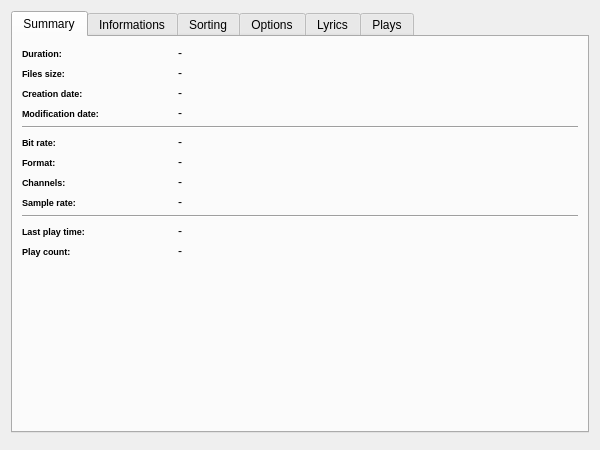
<?xml version="1.0" encoding="UTF-8"?>
<ui version="4.0">
 <class>DialogEditSongs</class>
 <widget class="QDialog" name="DialogEditSongs">
  <property name="windowModality">
   <enum>Qt::WindowModal</enum>
  </property>
  <property name="geometry">
   <rect>
    <x>0</x>
    <y>0</y>
    <width>600</width>
    <height>450</height>
   </rect>
  </property>
  <property name="minimumSize">
   <size>
    <width>500</width>
    <height>400</height>
   </size>
  </property>
  <property name="windowTitle">
   <string>Songs infos</string>
  </property>
  <layout class="QGridLayout" name="layoutDialog">
   <item row="0" column="0">
    <widget class="QTabWidget" name="tabWidget">
     <property name="currentIndex">
      <number>0</number>
     </property>
     <widget class="QWidget" name="tabSummary">
      <attribute name="title">
       <string>Summary</string>
      </attribute>
      <layout class="QVBoxLayout" name="verticalLayout">
       <item>
        <layout class="QGridLayout" name="gridLayout" columnstretch="0,1" columnminimumwidth="150,0">
         <item row="10" column="1">
          <widget class="QLabel" name="valueLastPlayTime">
           <property name="text">
            <string notr="true">-</string>
           </property>
          </widget>
         </item>
         <item row="4" column="0" colspan="2">
          <widget class="Line" name="line">
           <property name="orientation">
            <enum>Qt::Horizontal</enum>
           </property>
          </widget>
         </item>
         <item row="6" column="1">
          <widget class="QLabel" name="valueFormat">
           <property name="text">
            <string notr="true">-</string>
           </property>
          </widget>
         </item>
         <item row="8" column="0">
          <widget class="QLabel" name="lblSampleRate">
           <property name="font">
            <font>
             <pointsize>7</pointsize>
             <weight>75</weight>
             <bold>true</bold>
            </font>
           </property>
           <property name="text">
            <string>Sample rate:</string>
           </property>
          </widget>
         </item>
         <item row="8" column="1">
          <widget class="QLabel" name="valueSampleRate">
           <property name="text">
            <string notr="true">-</string>
           </property>
          </widget>
         </item>
         <item row="9" column="0" colspan="2">
          <widget class="Line" name="line_2">
           <property name="orientation">
            <enum>Qt::Horizontal</enum>
           </property>
          </widget>
         </item>
         <item row="11" column="0">
          <widget class="QLabel" name="lblPlayCount">
           <property name="font">
            <font>
             <pointsize>7</pointsize>
             <weight>75</weight>
             <bold>true</bold>
            </font>
           </property>
           <property name="text">
            <string>Play count:</string>
           </property>
          </widget>
         </item>
         <item row="3" column="1">
          <widget class="QLabel" name="valueModification">
           <property name="text">
            <string notr="true">-</string>
           </property>
          </widget>
         </item>
         <item row="2" column="1">
          <widget class="QLabel" name="valueCreation">
           <property name="text">
            <string notr="true">-</string>
           </property>
          </widget>
         </item>
         <item row="5" column="1">
          <widget class="QLabel" name="valueBitRate">
           <property name="text">
            <string notr="true">-</string>
           </property>
          </widget>
         </item>
         <item row="3" column="0">
          <widget class="QLabel" name="lblModification">
           <property name="font">
            <font>
             <pointsize>7</pointsize>
             <weight>75</weight>
             <bold>true</bold>
            </font>
           </property>
           <property name="text">
            <string>Modification date:</string>
           </property>
          </widget>
         </item>
         <item row="7" column="0">
          <widget class="QLabel" name="lblChannels">
           <property name="font">
            <font>
             <pointsize>7</pointsize>
             <weight>75</weight>
             <bold>true</bold>
            </font>
           </property>
           <property name="text">
            <string>Channels:</string>
           </property>
          </widget>
         </item>
         <item row="2" column="0">
          <widget class="QLabel" name="lblCreation">
           <property name="font">
            <font>
             <pointsize>7</pointsize>
             <weight>75</weight>
             <bold>true</bold>
            </font>
           </property>
           <property name="text">
            <string>Creation date:</string>
           </property>
          </widget>
         </item>
         <item row="5" column="0">
          <widget class="QLabel" name="lblBitRate">
           <property name="font">
            <font>
             <pointsize>7</pointsize>
             <weight>75</weight>
             <bold>true</bold>
            </font>
           </property>
           <property name="text">
            <string>Bit rate:</string>
           </property>
          </widget>
         </item>
         <item row="1" column="0">
          <widget class="QLabel" name="lblFilesSize">
           <property name="font">
            <font>
             <pointsize>7</pointsize>
             <weight>75</weight>
             <bold>true</bold>
            </font>
           </property>
           <property name="text">
            <string>Files size:</string>
           </property>
          </widget>
         </item>
         <item row="10" column="0">
          <widget class="QLabel" name="lblLastPlayTime">
           <property name="font">
            <font>
             <pointsize>7</pointsize>
             <weight>75</weight>
             <bold>true</bold>
            </font>
           </property>
           <property name="text">
            <string>Last play time:</string>
           </property>
          </widget>
         </item>
         <item row="7" column="1">
          <widget class="QLabel" name="valueChannels">
           <property name="text">
            <string notr="true">-</string>
           </property>
          </widget>
         </item>
         <item row="11" column="1">
          <widget class="QLabel" name="valuePlayCount">
           <property name="text">
            <string notr="true">-</string>
           </property>
          </widget>
         </item>
         <item row="1" column="1">
          <widget class="QLabel" name="valueFilesSize">
           <property name="text">
            <string notr="true">-</string>
           </property>
          </widget>
         </item>
         <item row="6" column="0">
          <widget class="QLabel" name="lblFormat">
           <property name="font">
            <font>
             <pointsize>7</pointsize>
             <weight>75</weight>
             <bold>true</bold>
            </font>
           </property>
           <property name="text">
            <string>Format:</string>
           </property>
          </widget>
         </item>
         <item row="0" column="0">
          <widget class="QLabel" name="lblDuration">
           <property name="font">
            <font>
             <pointsize>7</pointsize>
             <weight>75</weight>
             <bold>true</bold>
            </font>
           </property>
           <property name="text">
            <string>Duration:</string>
           </property>
          </widget>
         </item>
         <item row="0" column="1">
          <widget class="QLabel" name="valueDuration">
           <property name="text">
            <string notr="true">-</string>
           </property>
          </widget>
         </item>
        </layout>
       </item>
       <item>
        <spacer name="verticalSpacer">
         <property name="orientation">
          <enum>Qt::Vertical</enum>
         </property>
         <property name="sizeHint" stdset="0">
          <size>
           <width>10</width>
           <height>20</height>
          </size>
         </property>
        </spacer>
       </item>
      </layout>
     </widget>
     <widget class="QWidget" name="tabInfos">
      <attribute name="title">
       <string>Informations</string>
      </attribute>
      <layout class="QGridLayout" name="layoutInfos">
       <property name="verticalSpacing">
        <number>3</number>
       </property>
       <item row="10" column="0">
        <widget class="QCheckBox" name="chComposer">
         <property name="text">
          <string notr="true"/>
         </property>
        </widget>
       </item>
       <item row="12" column="0">
        <widget class="QCheckBox" name="chComments">
         <property name="text">
          <string notr="true"/>
         </property>
        </widget>
       </item>
       <item row="4" column="6">
        <widget class="QLineEdit" name="editTrackCount">
         <property name="maximumSize">
          <size>
           <width>35</width>
           <height>16777215</height>
          </size>
         </property>
         <property name="text">
          <string notr="true"/>
         </property>
         <property name="maxLength">
          <number>3</number>
         </property>
        </widget>
       </item>
       <item row="3" column="3" colspan="4">
        <widget class="QLabel" name="lblTrackNumber">
         <property name="font">
          <font>
           <pointsize>7</pointsize>
           <weight>75</weight>
           <bold>true</bold>
          </font>
         </property>
         <property name="text">
          <string>Track number</string>
         </property>
         <property name="buddy">
          <cstring>editTrackNumber</cstring>
         </property>
        </widget>
       </item>
       <item row="1" column="1">
        <widget class="QLabel" name="lblArtist">
         <property name="font">
          <font>
           <pointsize>7</pointsize>
           <weight>75</weight>
           <bold>true</bold>
          </font>
         </property>
         <property name="text">
          <string>Artist</string>
         </property>
        </widget>
       </item>
       <item row="3" column="1">
        <widget class="QLabel" name="lblAlbum">
         <property name="font">
          <font>
           <pointsize>7</pointsize>
           <weight>75</weight>
           <bold>true</bold>
          </font>
         </property>
         <property name="text">
          <string>Album</string>
         </property>
        </widget>
       </item>
       <item row="5" column="1">
        <widget class="QLabel" name="lblAlbumArtist">
         <property name="font">
          <font>
           <pointsize>7</pointsize>
           <weight>75</weight>
           <bold>true</bold>
          </font>
         </property>
         <property name="text">
          <string>Album artist</string>
         </property>
         <property name="buddy">
          <cstring>editAlbumArtist</cstring>
         </property>
        </widget>
       </item>
       <item row="14" column="1">
        <widget class="QComboBox" name="editGenre">
         <property name="editable">
          <bool>true</bool>
         </property>
         <property name="maxVisibleItems">
          <number>20</number>
         </property>
         <property name="insertPolicy">
          <enum>QComboBox::NoInsert</enum>
         </property>
        </widget>
       </item>
       <item row="6" column="3">
        <widget class="QLineEdit" name="editDiscNumber">
         <property name="maximumSize">
          <size>
           <width>35</width>
           <height>16777215</height>
          </size>
         </property>
         <property name="text">
          <string notr="true"/>
         </property>
         <property name="maxLength">
          <number>3</number>
         </property>
        </widget>
       </item>
       <item row="1" column="3" colspan="4">
        <widget class="QLabel" name="lblYear">
         <property name="font">
          <font>
           <pointsize>7</pointsize>
           <weight>75</weight>
           <bold>true</bold>
          </font>
         </property>
         <property name="text">
          <string>Year</string>
         </property>
         <property name="buddy">
          <cstring>editYear</cstring>
         </property>
        </widget>
       </item>
       <item row="6" column="1">
        <widget class="QLineEdit" name="editAlbumArtist"/>
       </item>
       <item row="4" column="3">
        <widget class="QLineEdit" name="editTrackNumber">
         <property name="maximumSize">
          <size>
           <width>35</width>
           <height>16777215</height>
          </size>
         </property>
         <property name="text">
          <string notr="true"/>
         </property>
         <property name="maxLength">
          <number>3</number>
         </property>
        </widget>
       </item>
       <item row="6" column="4">
        <widget class="QLabel" name="lblDiscSeparator">
         <property name="text">
          <string>/</string>
         </property>
        </widget>
       </item>
       <item row="4" column="4">
        <widget class="QLabel" name="lblTrackSeparator">
         <property name="text">
          <string>/</string>
         </property>
        </widget>
       </item>
       <item row="2" column="3" colspan="4">
        <widget class="QLineEdit" name="editYear">
         <property name="text">
          <string notr="true"/>
         </property>
         <property name="maxLength">
          <number>4</number>
         </property>
        </widget>
       </item>
       <item row="6" column="6">
        <widget class="QLineEdit" name="editDiscCount">
         <property name="maximumSize">
          <size>
           <width>35</width>
           <height>16777215</height>
          </size>
         </property>
         <property name="text">
          <string notr="true"/>
         </property>
         <property name="maxLength">
          <number>3</number>
         </property>
        </widget>
       </item>
       <item row="5" column="3" colspan="4">
        <widget class="QLabel" name="lblDiscNumber">
         <property name="font">
          <font>
           <pointsize>7</pointsize>
           <weight>75</weight>
           <bold>true</bold>
          </font>
         </property>
         <property name="text">
          <string>Disc number</string>
         </property>
         <property name="buddy">
          <cstring>editDiscNumber</cstring>
         </property>
        </widget>
       </item>
       <item row="10" column="1" colspan="6">
        <widget class="QLineEdit" name="editComposer"/>
       </item>
       <item row="9" column="1" colspan="6">
        <widget class="QLabel" name="lblComposer">
         <property name="font">
          <font>
           <pointsize>7</pointsize>
           <weight>75</weight>
           <bold>true</bold>
          </font>
         </property>
         <property name="text">
          <string>Composer</string>
         </property>
         <property name="buddy">
          <cstring>editComposer</cstring>
         </property>
        </widget>
       </item>
       <item row="13" column="1">
        <widget class="QLabel" name="lblGenre">
         <property name="font">
          <font>
           <pointsize>7</pointsize>
           <weight>75</weight>
           <bold>true</bold>
          </font>
         </property>
         <property name="text">
          <string>Genre</string>
         </property>
         <property name="buddy">
          <cstring>editGenre</cstring>
         </property>
        </widget>
       </item>
       <item row="12" column="1" colspan="6">
        <widget class="QTextEdit" name="editComments"/>
       </item>
       <item row="11" column="1" colspan="6">
        <widget class="QLabel" name="lblComments">
         <property name="font">
          <font>
           <pointsize>7</pointsize>
           <weight>75</weight>
           <bold>true</bold>
          </font>
         </property>
         <property name="text">
          <string>Comments</string>
         </property>
         <property name="buddy">
          <cstring>editComments</cstring>
         </property>
        </widget>
       </item>
       <item row="13" column="3" colspan="4">
        <widget class="QLabel" name="lblRating">
         <property name="font">
          <font>
           <pointsize>7</pointsize>
           <weight>75</weight>
           <bold>true</bold>
          </font>
         </property>
         <property name="text">
          <string>Rating</string>
         </property>
        </widget>
       </item>
       <item row="6" column="0">
        <widget class="QCheckBox" name="chAlbumArtist">
         <property name="text">
          <string notr="true"/>
         </property>
        </widget>
       </item>
       <item row="2" column="2">
        <widget class="QCheckBox" name="chYear">
         <property name="text">
          <string notr="true"/>
         </property>
        </widget>
       </item>
       <item row="14" column="0">
        <widget class="QCheckBox" name="chGenre">
         <property name="text">
          <string notr="true"/>
         </property>
        </widget>
       </item>
       <item row="4" column="2">
        <widget class="QCheckBox" name="chTrackNumber">
         <property name="text">
          <string notr="true"/>
         </property>
        </widget>
       </item>
       <item row="6" column="2">
        <widget class="QCheckBox" name="chDiscNumber">
         <property name="text">
          <string notr="true"/>
         </property>
        </widget>
       </item>
       <item row="2" column="0">
        <widget class="QCheckBox" name="chArtist">
         <property name="text">
          <string notr="true"/>
         </property>
        </widget>
       </item>
       <item row="4" column="0">
        <widget class="QCheckBox" name="chAlbum">
         <property name="text">
          <string notr="true"/>
         </property>
        </widget>
       </item>
       <item row="4" column="5">
        <widget class="QCheckBox" name="chTrackCount">
         <property name="text">
          <string notr="true"/>
         </property>
        </widget>
       </item>
       <item row="6" column="5">
        <widget class="QCheckBox" name="chDiscCount">
         <property name="text">
          <string notr="true"/>
         </property>
        </widget>
       </item>
       <item row="14" column="2">
        <widget class="QCheckBox" name="chRating">
         <property name="text">
          <string notr="true"/>
         </property>
        </widget>
       </item>
       <item row="0" column="0" colspan="7">
        <layout class="QGridLayout" name="layoutInfosTitle" columnstretch="0,4,0,3">
         <property name="horizontalSpacing">
          <number>6</number>
         </property>
         <property name="verticalSpacing">
          <number>3</number>
         </property>
         <item row="0" column="1">
          <widget class="QLabel" name="lblTitle">
           <property name="font">
            <font>
             <pointsize>7</pointsize>
             <weight>75</weight>
             <bold>true</bold>
            </font>
           </property>
           <property name="text">
            <string>Title</string>
           </property>
          </widget>
         </item>
         <item row="1" column="2">
          <widget class="QCheckBox" name="chSubTitle">
           <property name="text">
            <string/>
           </property>
          </widget>
         </item>
         <item row="1" column="3">
          <widget class="QLineEdit" name="editSubTitle"/>
         </item>
         <item row="1" column="0">
          <widget class="QCheckBox" name="chTitle">
           <property name="text">
            <string notr="true"/>
           </property>
          </widget>
         </item>
         <item row="0" column="3">
          <widget class="QLabel" name="lblSubTitle">
           <property name="font">
            <font>
             <pointsize>7</pointsize>
             <weight>75</weight>
             <bold>true</bold>
            </font>
           </property>
           <property name="text">
            <string>Subtitle</string>
           </property>
           <property name="buddy">
            <cstring>editSubTitle</cstring>
           </property>
          </widget>
         </item>
        </layout>
       </item>
       <item row="7" column="1">
        <widget class="QLabel" name="lblGrouping">
         <property name="font">
          <font>
           <pointsize>7</pointsize>
           <weight>75</weight>
           <bold>true</bold>
          </font>
         </property>
         <property name="text">
          <string>Grouping</string>
         </property>
        </widget>
       </item>
       <item row="7" column="3" colspan="4">
        <widget class="QLabel" name="lblBPM">
         <property name="font">
          <font>
           <pointsize>7</pointsize>
           <weight>75</weight>
           <bold>true</bold>
          </font>
         </property>
         <property name="text">
          <string>BPM</string>
         </property>
        </widget>
       </item>
       <item row="8" column="3" colspan="4">
        <widget class="QLineEdit" name="editBPM"/>
       </item>
       <item row="8" column="1">
        <widget class="QLineEdit" name="editGrouping"/>
       </item>
       <item row="8" column="0">
        <widget class="QCheckBox" name="chGrouping">
         <property name="text">
          <string/>
         </property>
        </widget>
       </item>
       <item row="8" column="2">
        <widget class="QCheckBox" name="chBPM">
         <property name="text">
          <string/>
         </property>
        </widget>
       </item>
      </layout>
     </widget>
     <widget class="QWidget" name="tabSorting">
      <attribute name="title">
       <string>Sorting</string>
      </attribute>
      <layout class="QGridLayout" name="layoutSorting">
       <property name="verticalSpacing">
        <number>3</number>
       </property>
       <item row="7" column="3">
        <widget class="QLineEdit" name="editAlbumArtistSort"/>
       </item>
       <item row="7" column="1">
        <widget class="QLineEdit" name="editAlbumArtist_2"/>
       </item>
       <item row="9" column="3">
        <widget class="QLineEdit" name="editComposerSort"/>
       </item>
       <item row="9" column="1">
        <widget class="QLineEdit" name="editComposer_2"/>
       </item>
       <item row="6" column="1">
        <widget class="QLabel" name="lblAlbumArtist_2">
         <property name="font">
          <font>
           <pointsize>7</pointsize>
           <weight>75</weight>
           <bold>true</bold>
          </font>
         </property>
         <property name="text">
          <string>Album artist</string>
         </property>
         <property name="buddy">
          <cstring>editAlbumArtist_2</cstring>
         </property>
        </widget>
       </item>
       <item row="2" column="1">
        <widget class="QLabel" name="lblArtist_2">
         <property name="font">
          <font>
           <pointsize>7</pointsize>
           <weight>75</weight>
           <bold>true</bold>
          </font>
         </property>
         <property name="text">
          <string>Artist</string>
         </property>
        </widget>
       </item>
       <item row="8" column="3">
        <widget class="QLabel" name="lblComposerSort">
         <property name="font">
          <font>
           <pointsize>7</pointsize>
           <weight>75</weight>
           <bold>true</bold>
          </font>
         </property>
         <property name="text">
          <string>Sort Composer</string>
         </property>
         <property name="buddy">
          <cstring>editComposerSort</cstring>
         </property>
        </widget>
       </item>
       <item row="0" column="1">
        <widget class="QLabel" name="lblTitle_2">
         <property name="font">
          <font>
           <pointsize>7</pointsize>
           <weight>75</weight>
           <bold>true</bold>
          </font>
         </property>
         <property name="text">
          <string>Title</string>
         </property>
        </widget>
       </item>
       <item row="4" column="1">
        <widget class="QLabel" name="lblAlbum_2">
         <property name="font">
          <font>
           <pointsize>7</pointsize>
           <weight>75</weight>
           <bold>true</bold>
          </font>
         </property>
         <property name="text">
          <string>Album</string>
         </property>
        </widget>
       </item>
       <item row="6" column="3">
        <widget class="QLabel" name="lblAlbumArtistSort">
         <property name="font">
          <font>
           <pointsize>7</pointsize>
           <weight>75</weight>
           <bold>true</bold>
          </font>
         </property>
         <property name="text">
          <string>Sort Album artist</string>
         </property>
         <property name="buddy">
          <cstring>editAlbumArtistSort</cstring>
         </property>
        </widget>
       </item>
       <item row="8" column="1">
        <widget class="QLabel" name="lblComposer_2">
         <property name="font">
          <font>
           <pointsize>7</pointsize>
           <weight>75</weight>
           <bold>true</bold>
          </font>
         </property>
         <property name="text">
          <string>Composer</string>
         </property>
         <property name="buddy">
          <cstring>editComposer_2</cstring>
         </property>
        </widget>
       </item>
       <item row="0" column="3">
        <widget class="QLabel" name="lblTitleSort">
         <property name="font">
          <font>
           <pointsize>7</pointsize>
           <weight>75</weight>
           <bold>true</bold>
          </font>
         </property>
         <property name="text">
          <string>Sort Title</string>
         </property>
        </widget>
       </item>
       <item row="2" column="3">
        <widget class="QLabel" name="lblArtistSort">
         <property name="font">
          <font>
           <pointsize>7</pointsize>
           <weight>75</weight>
           <bold>true</bold>
          </font>
         </property>
         <property name="text">
          <string>Sort Artist</string>
         </property>
        </widget>
       </item>
       <item row="4" column="3">
        <widget class="QLabel" name="lblAlbumSort">
         <property name="font">
          <font>
           <pointsize>7</pointsize>
           <weight>75</weight>
           <bold>true</bold>
          </font>
         </property>
         <property name="text">
          <string>Sort Album</string>
         </property>
        </widget>
       </item>
       <item row="10" column="0" colspan="4">
        <spacer name="verticalSpacer_2">
         <property name="orientation">
          <enum>Qt::Vertical</enum>
         </property>
         <property name="sizeHint" stdset="0">
          <size>
           <width>20</width>
           <height>40</height>
          </size>
         </property>
        </spacer>
       </item>
       <item row="1" column="0">
        <widget class="QCheckBox" name="chTitle_2">
         <property name="sizePolicy">
          <sizepolicy hsizetype="Fixed" vsizetype="Fixed">
           <horstretch>0</horstretch>
           <verstretch>0</verstretch>
          </sizepolicy>
         </property>
         <property name="text">
          <string notr="true"/>
         </property>
        </widget>
       </item>
       <item row="1" column="2">
        <widget class="QCheckBox" name="chTitleSort">
         <property name="sizePolicy">
          <sizepolicy hsizetype="Fixed" vsizetype="Fixed">
           <horstretch>0</horstretch>
           <verstretch>0</verstretch>
          </sizepolicy>
         </property>
         <property name="text">
          <string notr="true"/>
         </property>
        </widget>
       </item>
       <item row="9" column="0">
        <widget class="QCheckBox" name="chComposer_2">
         <property name="sizePolicy">
          <sizepolicy hsizetype="Fixed" vsizetype="Fixed">
           <horstretch>0</horstretch>
           <verstretch>0</verstretch>
          </sizepolicy>
         </property>
         <property name="text">
          <string notr="true"/>
         </property>
        </widget>
       </item>
       <item row="7" column="0">
        <widget class="QCheckBox" name="chAlbumArtist_2">
         <property name="sizePolicy">
          <sizepolicy hsizetype="Fixed" vsizetype="Fixed">
           <horstretch>0</horstretch>
           <verstretch>0</verstretch>
          </sizepolicy>
         </property>
         <property name="text">
          <string notr="true"/>
         </property>
        </widget>
       </item>
       <item row="5" column="0">
        <widget class="QCheckBox" name="chAlbum_2">
         <property name="sizePolicy">
          <sizepolicy hsizetype="Fixed" vsizetype="Fixed">
           <horstretch>0</horstretch>
           <verstretch>0</verstretch>
          </sizepolicy>
         </property>
         <property name="text">
          <string notr="true"/>
         </property>
        </widget>
       </item>
       <item row="3" column="0">
        <widget class="QCheckBox" name="chArtist_2">
         <property name="sizePolicy">
          <sizepolicy hsizetype="Fixed" vsizetype="Fixed">
           <horstretch>0</horstretch>
           <verstretch>0</verstretch>
          </sizepolicy>
         </property>
         <property name="text">
          <string notr="true"/>
         </property>
        </widget>
       </item>
       <item row="3" column="2">
        <widget class="QCheckBox" name="chArtistSort">
         <property name="sizePolicy">
          <sizepolicy hsizetype="Fixed" vsizetype="Fixed">
           <horstretch>0</horstretch>
           <verstretch>0</verstretch>
          </sizepolicy>
         </property>
         <property name="text">
          <string notr="true"/>
         </property>
        </widget>
       </item>
       <item row="5" column="2">
        <widget class="QCheckBox" name="chAlbumSort">
         <property name="sizePolicy">
          <sizepolicy hsizetype="Fixed" vsizetype="Fixed">
           <horstretch>0</horstretch>
           <verstretch>0</verstretch>
          </sizepolicy>
         </property>
         <property name="text">
          <string notr="true"/>
         </property>
        </widget>
       </item>
       <item row="7" column="2">
        <widget class="QCheckBox" name="chAlbumArtistSort">
         <property name="sizePolicy">
          <sizepolicy hsizetype="Fixed" vsizetype="Fixed">
           <horstretch>0</horstretch>
           <verstretch>0</verstretch>
          </sizepolicy>
         </property>
         <property name="text">
          <string notr="true"/>
         </property>
        </widget>
       </item>
       <item row="9" column="2">
        <widget class="QCheckBox" name="chComposerSort">
         <property name="sizePolicy">
          <sizepolicy hsizetype="Fixed" vsizetype="Fixed">
           <horstretch>0</horstretch>
           <verstretch>0</verstretch>
          </sizepolicy>
         </property>
         <property name="text">
          <string notr="true"/>
         </property>
        </widget>
       </item>
      </layout>
     </widget>
     <widget class="QWidget" name="tabOptions">
      <attribute name="title">
       <string>Options</string>
      </attribute>
      <layout class="QGridLayout" name="layoutOptions">
       <item row="0" column="0">
        <widget class="QCheckBox" name="chVolume">
         <property name="sizePolicy">
          <sizepolicy hsizetype="Fixed" vsizetype="Fixed">
           <horstretch>0</horstretch>
           <verstretch>0</verstretch>
          </sizepolicy>
         </property>
         <property name="text">
          <string/>
         </property>
        </widget>
       </item>
       <item row="0" column="1">
        <widget class="QLabel" name="lblVolume">
         <property name="font">
          <font>
           <pointsize>7</pointsize>
           <weight>75</weight>
           <bold>true</bold>
          </font>
         </property>
         <property name="text">
          <string>Volume adjustment:</string>
         </property>
         <property name="buddy">
          <cstring>editVolume</cstring>
         </property>
        </widget>
       </item>
       <item row="0" column="2">
        <widget class="QSpinBox" name="editVolume">
         <property name="suffix">
          <string>%</string>
         </property>
         <property name="minimum">
          <number>-100</number>
         </property>
         <property name="maximum">
          <number>100</number>
         </property>
         <property name="singleStep">
          <number>10</number>
         </property>
        </widget>
       </item>
       <item row="1" column="0" colspan="3">
        <widget class="QCheckBox" name="editEnabled">
         <property name="font">
          <font>
           <pointsize>7</pointsize>
           <weight>75</weight>
           <bold>true</bold>
          </font>
         </property>
         <property name="text">
          <string>Songs are enabled.</string>
         </property>
         <property name="tristate">
          <bool>true</bool>
         </property>
        </widget>
       </item>
       <item row="2" column="0" colspan="3">
        <widget class="QCheckBox" name="editSkipShuffle">
         <property name="font">
          <font>
           <pointsize>7</pointsize>
           <weight>75</weight>
           <bold>true</bold>
          </font>
         </property>
         <property name="text">
          <string>Skip when shuffling.</string>
         </property>
         <property name="tristate">
          <bool>true</bool>
         </property>
        </widget>
       </item>
       <item row="3" column="0" colspan="3">
        <widget class="QCheckBox" name="editCompilation">
         <property name="font">
          <font>
           <pointsize>7</pointsize>
           <weight>75</weight>
           <bold>true</bold>
          </font>
         </property>
         <property name="text">
          <string>Part of a compilation.</string>
         </property>
         <property name="tristate">
          <bool>true</bool>
         </property>
        </widget>
       </item>
       <item row="4" column="1">
        <spacer name="verticalSpacer_4">
         <property name="orientation">
          <enum>Qt::Vertical</enum>
         </property>
         <property name="sizeHint" stdset="0">
          <size>
           <width>13</width>
           <height>290</height>
          </size>
         </property>
        </spacer>
       </item>
      </layout>
     </widget>
     <widget class="QWidget" name="tabLyrics">
      <attribute name="title">
       <string>Lyrics</string>
      </attribute>
      <layout class="QGridLayout" name="layoutLyrics">
       <item row="0" column="0">
        <widget class="QCheckBox" name="chLyrics">
         <property name="sizePolicy">
          <sizepolicy hsizetype="Fixed" vsizetype="Fixed">
           <horstretch>0</horstretch>
           <verstretch>0</verstretch>
          </sizepolicy>
         </property>
         <property name="text">
          <string notr="true"/>
         </property>
        </widget>
       </item>
       <item row="0" column="1" colspan="2">
        <widget class="QTextEdit" name="editLyrics"/>
       </item>
       <item row="1" column="0">
        <widget class="QCheckBox" name="chLanguage">
         <property name="sizePolicy">
          <sizepolicy hsizetype="Fixed" vsizetype="Fixed">
           <horstretch>0</horstretch>
           <verstretch>0</verstretch>
          </sizepolicy>
         </property>
         <property name="text">
          <string notr="true"/>
         </property>
        </widget>
       </item>
       <item row="1" column="1">
        <widget class="QLabel" name="lblLanguage">
         <property name="font">
          <font>
           <pointsize>7</pointsize>
           <weight>75</weight>
           <bold>true</bold>
          </font>
         </property>
         <property name="text">
          <string>Language:</string>
         </property>
         <property name="buddy">
          <cstring>editLanguage</cstring>
         </property>
        </widget>
       </item>
       <item row="1" column="2">
        <widget class="QComboBox" name="editLanguage"/>
       </item>
       <item row="2" column="0">
        <widget class="QCheckBox" name="chLyricist">
         <property name="sizePolicy">
          <sizepolicy hsizetype="Fixed" vsizetype="Fixed">
           <horstretch>0</horstretch>
           <verstretch>0</verstretch>
          </sizepolicy>
         </property>
         <property name="text">
          <string/>
         </property>
        </widget>
       </item>
       <item row="2" column="1">
        <widget class="QLabel" name="lblLyricist">
         <property name="font">
          <font>
           <pointsize>7</pointsize>
           <weight>75</weight>
           <bold>true</bold>
          </font>
         </property>
         <property name="text">
          <string>Author:</string>
         </property>
         <property name="buddy">
          <cstring>editLyricist</cstring>
         </property>
        </widget>
       </item>
       <item row="2" column="2">
        <widget class="QLineEdit" name="editLyricist"/>
       </item>
      </layout>
     </widget>
     <widget class="QWidget" name="tabPlays">
      <attribute name="title">
       <string>Plays</string>
      </attribute>
      <layout class="QGridLayout" name="gridLayout_2">
       <item row="0" column="0">
        <widget class="QTableView" name="listPlays">
         <property name="alternatingRowColors">
          <bool>true</bool>
         </property>
         <property name="selectionBehavior">
          <enum>QAbstractItemView::SelectRows</enum>
         </property>
         <attribute name="horizontalHeaderDefaultSectionSize">
          <number>200</number>
         </attribute>
         <attribute name="horizontalHeaderMinimumSectionSize">
          <number>100</number>
         </attribute>
         <attribute name="verticalHeaderVisible">
          <bool>false</bool>
         </attribute>
         <attribute name="verticalHeaderDefaultSectionSize">
          <number>20</number>
         </attribute>
         <attribute name="verticalHeaderMinimumSectionSize">
          <number>20</number>
         </attribute>
        </widget>
       </item>
      </layout>
     </widget>
    </widget>
   </item>
   <item row="1" column="0">
    <widget class="QDialogButtonBox" name="buttonBox"/>
   </item>
  </layout>
 </widget>
 <tabstops>
  <tabstop>tabWidget</tabstop>
  <tabstop>editYear</tabstop>
  <tabstop>editTrackNumber</tabstop>
  <tabstop>editTrackCount</tabstop>
  <tabstop>editAlbumArtist</tabstop>
  <tabstop>editDiscNumber</tabstop>
  <tabstop>editDiscCount</tabstop>
  <tabstop>editComposer</tabstop>
  <tabstop>editComments</tabstop>
  <tabstop>editGenre</tabstop>
  <tabstop>editAlbumArtist_2</tabstop>
  <tabstop>editAlbumArtistSort</tabstop>
  <tabstop>editComposer_2</tabstop>
  <tabstop>editComposerSort</tabstop>
  <tabstop>editLanguage</tabstop>
  <tabstop>editLyrics</tabstop>
  <tabstop>buttonBox</tabstop>
 </tabstops>
 <resources/>
 <connections/>
</ui>
